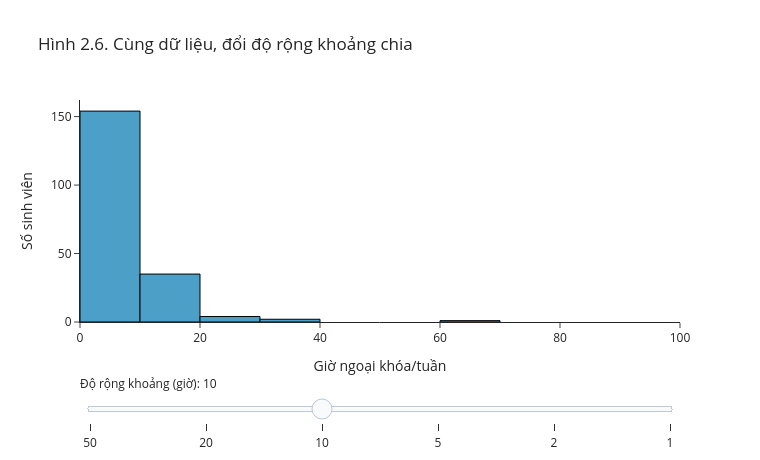

Here is the notebook cell this chart was saved with:
### Markdown cell above
### 2.3 Độ rộng khoảng chia là một quyết định

Độ rộng khoảng do người vẽ chọn. Chọn khác đi thì hình khác đi.

> **W02-EX05 [REASONING] — Cùng dữ liệu, khác độ rộng khoảng chia.** Chạy ô dưới, kéo thanh trượt qua các độ rộng khoảng rồi trả lời: đặc điểm nào ổn định qua các cách chia? Đặc điểm nào thay đổi? Có nên kết luận chắc chắn về số đỉnh chỉ từ một lựa chọn độ rộng khoảng không?

<!-- branch-plot-instructions:start -->

**Đọc code vẽ bằng Plotly.** `go.Figure` chứa các trace; mỗi `go.Scatter`, `go.Bar` hoặc trace khác nhận các mảng dữ liệu đã tính. `update_layout` đặt tiêu đề, nhãn và bộ điều khiển. Thanh trượt chọn trạng thái được dựng sẵn trong `steps`; đối chiếu `visible` hoặc dữ liệu của trace để biết hình thay đổi thế nào. Thử đổi thuộc tính hiển thị trong trace hoặc layout, rồi chạy lại ô; giữ dữ liệu để so sánh.

<!-- branch-plot-instructions:end -->

### Code cell
# Kéo thanh trượt dưới hình để đổi độ rộng khoảng (giờ)
cac_do_rong = [50, 20, 10, 5, 2, 1]
mac_dinh = 10

fig = go.Figure()
for w in cac_do_rong:
    fig.add_trace(go.Histogram(
        x=gio_ngoai_khoa, xbins=dict(start=0, end=100, size=w), visible=(w == mac_dinh),
        marker=dict(color="#4C9FC7", line=dict(color="black", width=1)),
        hovertemplate="khoảng quanh %{x} giờ: %{y} sinh viên<extra></extra>"))
buoc = [dict(method="update", label=str(w), args=[{"visible": [v == w for v in cac_do_rong]}])
        for w in cac_do_rong]
fig.update_layout(
    title="Hình 2.6. Cùng dữ liệu, đổi độ rộng khoảng chia",
    xaxis_title="Giờ ngoại khóa/tuần", yaxis_title="Số sinh viên", bargap=0, showlegend=False,
    width=760, height=460,
    sliders=[dict(active=cac_do_rong.index(mac_dinh), steps=buoc, pad={"t": 50},
                  currentvalue={"prefix": "Độ rộng khoảng (giờ): "})])
fig.update_xaxes(range=[0, 100])
fig.show()

### Figure 1 — Plotly figure (JSON) as saved in the notebook; plotly's stock layout.template omitted (floating-point values rounded to 4 significant figures; data arrays with more than 128 entries replaced by an {"elided": "..."} marker saying what was removed)
{"data": [{"hovertemplate": "khoảng quanh %{x} giờ: %{y} sinh viên<extra></extra>", "marker": {"color": "#4C9FC7", "line": {"color": "black", "width": 1}}, "type": "histogram", "visible": false, "x": {"elided": "196 float values"}, "xbins": {"end": 100, "size": 50, "start": 0}}, {"hovertemplate": "khoảng quanh %{x} giờ: %{y} sinh viên<extra></extra>", "marker": {"color": "#4C9FC7", "line": {"color": "black", "width": 1}}, "type": "histogram", "visible": false, "x": {"elided": "196 float values"}, "xbins": {"end": 100, "size": 20, "start": 0}}, {"hovertemplate": "khoảng quanh %{x} giờ: %{y} sinh viên<extra></extra>", "marker": {"color": "#4C9FC7", "line": {"color": "black", "width": 1}}, "type": "histogram", "visible": true, "x": {"elided": "196 float values"}, "xbins": {"end": 100, "size": 10, "start": 0}}, {"hovertemplate": "khoảng quanh %{x} giờ: %{y} sinh viên<extra></extra>", "marker": {"color": "#4C9FC7", "line": {"color": "black", "width": 1}}, "type": "histogram", "visible": false, "x": {"elided": "196 float values"}, "xbins": {"end": 100, "size": 5, "start": 0}}, {"hovertemplate": "khoảng quanh %{x} giờ: %{y} sinh viên<extra></extra>", "marker": {"color": "#4C9FC7", "line": {"color": "black", "width": 1}}, "type": "histogram", "visible": false, "x": {"elided": "196 float values"}, "xbins": {"end": 100, "size": 2, "start": 0}}, {"hovertemplate": "khoảng quanh %{x} giờ: %{y} sinh viên<extra></extra>", "marker": {"color": "#4C9FC7", "line": {"color": "black", "width": 1}}, "type": "histogram", "visible": false, "x": {"elided": "196 float values"}, "xbins": {"end": 100, "size": 1, "start": 0}}], "layout": {"bargap": 0, "height": 460, "showlegend": false, "sliders": [{"active": 2, "currentvalue": {"prefix": "Độ rộng khoảng (giờ): "}, "pad": {"t": 50}, "steps": [{"args": [{"visible": [true, false, false, false, false, false]}], "label": "50", "method": "update"}, {"args": [{"visible": [false, true, false, false, false, false]}], "label": "20", "method": "update"}, {"args": [{"visible": [false, false, true, false, false, false]}], "label": "10", "method": "update"}, {"args": [{"visible": [false, false, false, true, false, false]}], "label": "5", "method": "update"}, {"args": [{"visible": [false, false, false, false, true, false]}], "label": "2", "method": "update"}, {"args": [{"visible": [false, false, false, false, false, true]}], "label": "1", "method": "update"}]}], "title": {"text": "Hình 2.6. Cùng dữ liệu, đổi độ rộng khoảng chia"}, "width": 760, "xaxis": {"range": [0, 100], "title": {"text": "Giờ ngoại khóa/tuần"}}, "yaxis": {"title": {"text": "Số sinh viên"}}}}
